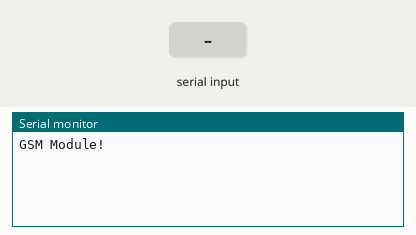
Bench run of a sketch on a simulated Arduino Uno, built with avr-gcc and run on an emulated ATmega328P. On the bench: the last lines printed to the serial monitor. Inputs (shaded band) come from the test bench.

Above: at 1.2 s.
1.3 s: "1" received over the second serial link
At 2.5 s:
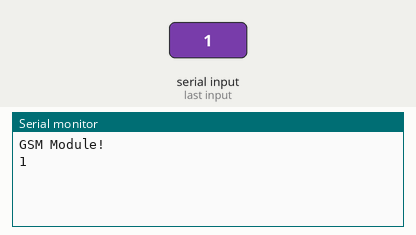
2.8 s: "0" received over the second serial link
At 3.8 s:
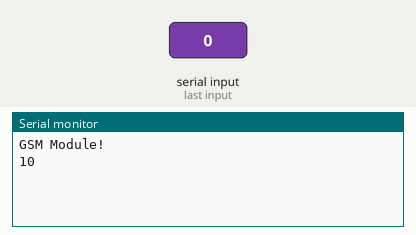

Measured:
- after the input at 1.3 s, the serial monitor: prints a new line at once (image 1)
- after the input at 2.8 s, the serial monitor: prints a new line at once (image 2)

The sketch:

Serial.ino
```cpp
#include <SoftwareSerial.h>

SoftwareSerial GSM_Module(6, 7); // RX, TX

void setup() {
  Serial.begin(9600);
  Serial.println("GSM Module!");
  GSM_Module.begin(9600);
}

void loop()
{
  if (GSM_Module.available())
  {
    Serial.write(GSM_Module.read());
  }
  if (Serial.available())
  {
    GSM_Module.write(Serial.read());
  }
}
```
